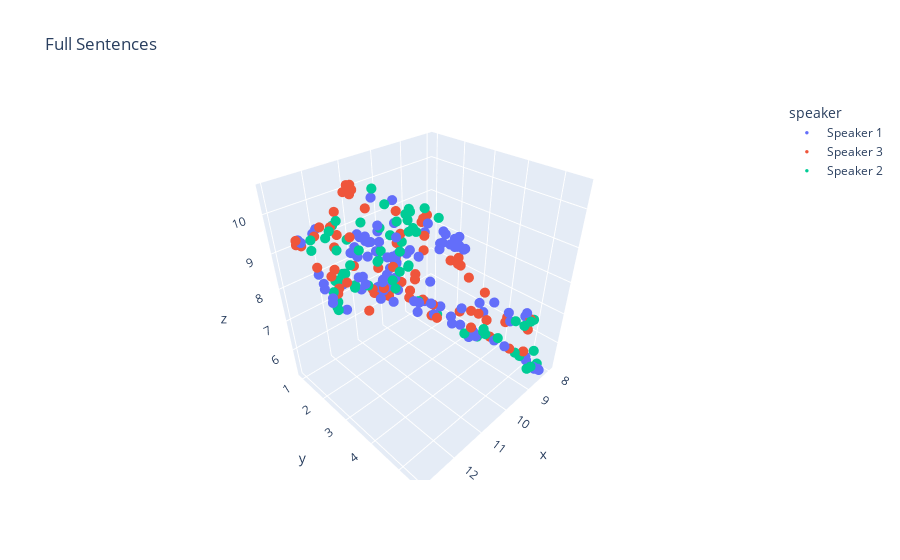

The notebook cell saved with this chart:
### Code cell
vectors= snt_emb_400
proj_3d = UMAP(n_components=3, init='random', random_state=0, metric='cosine').fit_transform(vectors)
print('\n -->3D Projection: ', len(proj_3d))

#[+] Create a new dataframe where each sentence is not the sentence embedding projection
proj_3d_df= pd.DataFrame(proj_3d, columns= ['x', 'y', 'z'])
proj_3d_df['speaker'] = ts_df.speaker
proj_3d_df['index'] = ts_df.index
print(proj_3d_df.head(), '\n', len(proj_3d_df))

#[+] Map the dataframe of projected embeddings in 3d
fig_3d = px.scatter_3d(
    proj_3d_df,
    x='x', y='y', z='z',
    color='speaker', 
    #labels={'color': 'stance'}
    hover_data= 'index',
    title= 'Full Sentences'
)
fig_3d.update_traces(marker_size=3.5)
fig_3d.show()
